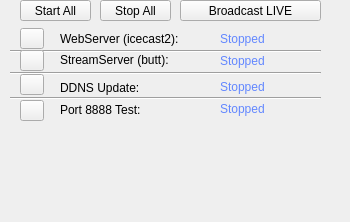
         <widget class="QWidget" name="page_4">
          <property name="enabled">
           <bool>true</bool>
          </property>
          <property name="geometry">
           <rect>
            <x>0</x>
            <y>0</y>
            <width>350</width>
            <height>222</height>
           </rect>
          </property>
          <attribute name="icon">
           <iconset resource="resources.qrc">
            <normaloff>:/icons/earth.png</normaloff>:/icons/earth.png</iconset>
          </attribute>
          <attribute name="label">
           <string>Streaming Server</string>
          </attribute>
          <widget class="QLabel" name="label_5">
           <property name="geometry">
            <rect>
             <x>60</x>
             <y>51</y>
             <width>141</width>
             <height>17</height>
            </rect>
           </property>
           <property name="text">
            <string>StreamServer (butt):</string>
           </property>
          </widget>
          <widget class="QLabel" name="label_6">
           <property name="geometry">
            <rect>
             <x>60</x>
             <y>79</y>
             <width>141</width>
             <height>17</height>
            </rect>
           </property>
           <property name="text">
            <string>DDNS Update:</string>
           </property>
          </widget>
          <widget class="QLabel" name="label_7">
           <property name="geometry">
            <rect>
             <x>60</x>
             <y>101</y>
             <width>141</width>
             <height>17</height>
            </rect>
           </property>
           <property name="text">
            <string>Port 8888 Test:</string>
           </property>
          </widget>
          <widget class="QPushButton" name="bt_start_streaming">
           <property name="geometry">
            <rect>
             <x>20</x>
             <y>0</y>
             <width>71</width>
             <height>21</height>
            </rect>
           </property>
           <property name="text">
            <string>Start All</string>
           </property>
          </widget>
          <widget class="QLabel" name="lbl_butt">
           <property name="geometry">
            <rect>
             <x>220</x>
             <y>52</y>
             <width>121</width>
             <height>17</height>
            </rect>
           </property>
           <property name="styleSheet">
            <string notr="true">color: rgb(98, 135, 255);</string>
           </property>
           <property name="text">
            <string>Stopped</string>
           </property>
          </widget>
          <widget class="QLabel" name="lbl_ddns">
           <property name="geometry">
            <rect>
             <x>220</x>
             <y>78</y>
             <width>121</width>
             <height>17</height>
            </rect>
           </property>
           <property name="styleSheet">
            <string notr="true">color: rgb(98, 135, 255);</string>
           </property>
           <property name="text">
            <string>Stopped</string>
           </property>
          </widget>
          <widget class="QLabel" name="lbl_port">
           <property name="geometry">
            <rect>
             <x>220</x>
             <y>100</y>
             <width>121</width>
             <height>17</height>
            </rect>
           </property>
           <property name="styleSheet">
            <string notr="true">color: rgb(98, 135, 255);</string>
           </property>
           <property name="text">
            <string>Stopped</string>
           </property>
          </widget>
          <widget class="QPushButton" name="bt_takeOver">
           <property name="geometry">
            <rect>
             <x>180</x>
             <y>0</y>
             <width>141</width>
             <height>21</height>
            </rect>
           </property>
           <property name="text">
            <string>Broadcast LIVE</string>
           </property>
          </widget>
          <widget class="QPushButton" name="bt_stop_streaming">
           <property name="geometry">
            <rect>
             <x>100</x>
             <y>0</y>
             <width>71</width>
             <height>21</height>
            </rect>
           </property>
           <property name="text">
            <string>Stop All</string>
           </property>
          </widget>
          <widget class="QLabel" name="lbl_icecast">
           <property name="geometry">
            <rect>
             <x>220</x>
             <y>30</y>
             <width>121</width>
             <height>17</height>
            </rect>
           </property>
           <property name="styleSheet">
            <string notr="true">color: rgb(98, 135, 255);</string>
           </property>
           <property name="text">
            <string>Stopped</string>
           </property>
          </widget>
          <widget class="QLabel" name="label_8">
           <property name="geometry">
            <rect>
             <x>60</x>
             <y>30</y>
             <width>141</width>
             <height>17</height>
            </rect>
           </property>
           <property name="text">
            <string>WebServer (icecast2):</string>
           </property>
          </widget>
          <widget class="QToolButton" name="bt_icecast">
           <property name="geometry">
            <rect>
             <x>20</x>
             <y>28</y>
             <width>24</width>
             <height>21</height>
            </rect>
           </property>
           <property name="text">
            <string/>
           </property>
           <property name="icon">
            <iconset resource="resources.qrc">
             <normaloff>:/icons/quickopen-function.png</normaloff>:/icons/quickopen-function.png</iconset>
           </property>
          </widget>
          <widget class="QToolButton" name="bt_butt">
           <property name="geometry">
            <rect>
             <x>20</x>
             <y>50</y>
             <width>24</width>
             <height>21</height>
            </rect>
           </property>
           <property name="text">
            <string/>
           </property>
           <property name="icon">
            <iconset resource="resources.qrc">
             <normaloff>:/icons/quickopen-function.png</normaloff>:/icons/quickopen-function.png</iconset>
           </property>
          </widget>
          <widget class="QToolButton" name="bt_ddns">
           <property name="geometry">
            <rect>
             <x>20</x>
             <y>74</y>
             <width>24</width>
             <height>21</height>
            </rect>
           </property>
           <property name="text">
            <string/>
           </property>
           <property name="icon">
            <iconset resource="resources.qrc">
             <normaloff>:/icons/quickopen-function.png</normaloff>:/icons/quickopen-function.png</iconset>
           </property>
          </widget>
          <widget class="QToolButton" name="bt_portTest">
           <property name="geometry">
            <rect>
             <x>20</x>
             <y>100</y>
             <width>24</width>
             <height>21</height>
            </rect>
           </property>
           <property name="text">
            <string/>
           </property>
           <property name="icon">
            <iconset resource="resources.qrc">
             <normaloff>:/icons/quickopen-function.png</normaloff>:/icons/quickopen-function.png</iconset>
           </property>
          </widget>
          <widget class="Line" name="line">
           <property name="geometry">
            <rect>
             <x>10</x>
             <y>43</y>
             <width>311</width>
             <height>16</height>
            </rect>
           </property>
           <property name="orientation">
            <enum>Qt::Orientation::Horizontal</enum>
           </property>
          </widget>
          <widget class="Line" name="line_2">
           <property name="geometry">
            <rect>
             <x>10</x>
             <y>65</y>
             <width>311</width>
             <height>16</height>
            </rect>
           </property>
           <property name="orientation">
            <enum>Qt::Orientation::Horizontal</enum>
           </property>
          </widget>
          <widget class="Line" name="line_3">
           <property name="geometry">
            <rect>
             <x>10</x>
             <y>90</y>
             <width>311</width>
             <height>16</height>
            </rect>
           </property>
           <property name="orientation">
            <enum>Qt::Orientation::Horizontal</enum>
           </property>
          </widget>
          <widget class="QLabel" name="lbl_streamURL">
           <property name="geometry">
            <rect>
             <x>20</x>
             <y>130</y>
             <width>301</width>
             <height>17</height>
            </rect>
           </property>
           <property name="text">
            <string/>
           </property>
          </widget>
          <zorder>line_3</zorder>
          <zorder>line_2</zorder>
          <zorder>line</zorder>
          <zorder>label_5</zorder>
          <zorder>label_6</zorder>
          <zorder>label_7</zorder>
          <zorder>bt_start_streaming</zorder>
          <zorder>lbl_butt</zorder>
          <zorder>lbl_ddns</zorder>
          <zorder>lbl_port</zorder>
          <zorder>bt_takeOver</zorder>
          <zorder>bt_stop_streaming</zorder>
          <zorder>lbl_icecast</zorder>
          <zorder>label_8</zorder>
          <zorder>bt_icecast</zorder>
          <zorder>bt_butt</zorder>
          <zorder>bt_ddns</zorder>
          <zorder>bt_portTest</zorder>
          <zorder>lbl_streamURL</zorder>
         </widget>
